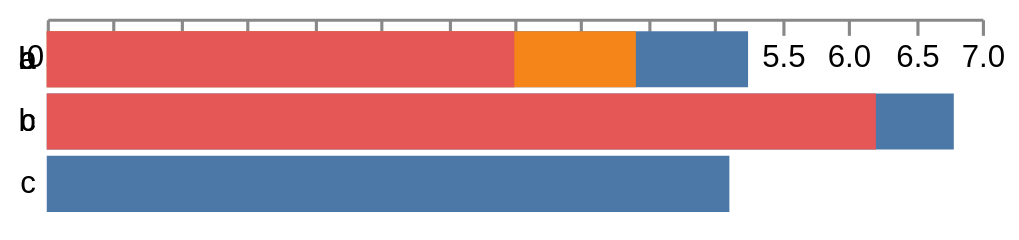

Describe this chart as a Vega-Lite specification.
### Vega specification from a JSON file in a GitHub repository (floating-point values rounded to 4 significant figures)
{"$schema": "https://vega.github.io/schema/vega/v5.json", "description": "A nested bar chart example, with bars grouped by category.", "width": 300, "padding": 5, "autosize": "pad", "signals": [{"name": "rangeStep", "value": 20, "bind": {"input": "range", "min": 5, "max": 50, "step": 1}}, {"name": "innerPadding", "value": 0.1, "bind": {"input": "range", "min": 0, "max": 0.7, "step": 0.01}}, {"name": "outerPadding", "value": 0.2, "bind": {"input": "range", "min": 0, "max": 0.4, "step": 0.01}}, {"name": "height", "update": "trellisExtent[1]"}], "data": [{"name": "tuples", "values": [{"a": 0, "b": "a", "c": 6.3}, {"a": 0, "b": "a", "c": 4.2}, {"a": 0, "b": "b", "c": 6.8}, {"a": 0, "b": "c", "c": 5.1}, {"a": 1, "b": "b", "c": 4.4}, {"a": 2, "b": "b", "c": 3.5}, {"a": 2, "b": "c", "c": 6.2}], "transform": [{"type": "aggregate", "groupby": ["a", "b"], "fields": ["c"], "ops": ["average"], "as": ["c"]}]}, {"name": "trellis", "source": "tuples", "transform": [{"type": "aggregate", "groupby": ["a"]}, {"type": "formula", "as": "span", "expr": "rangeStep * bandspace(datum.Count, innerPadding, outerPadding)"}, {"type": "stack", "field": "span"}, {"type": "extent", "field": "y1", "signal": "trellisExtent"}]}], "scales": [{"name": "xscale", "domain": {"data": "tuples", "field": "c"}, "nice": true, "zero": true, "round": true, "range": "width"}, {"name": "color", "type": "ordinal", "range": "category", "domain": {"data": "trellis", "field": "a"}}], "axes": [{"orient": "bottom", "scale": "xscale", "domain": true}], "marks": [{"type": "group", "from": {"data": "trellis", "facet": {"name": "faceted_tuples", "data": "tuples", "groupby": "a"}}, "encode": {"enter": {"x": {"value": 0}, "width": {"signal": "width"}}, "update": {"y": {"field": "y0"}, "y2": {"field": "y1"}}}, "scales": [{"name": "yscale", "type": "band", "paddingInner": {"signal": "innerPadding"}, "paddingOuter": {"signal": "outerPadding"}, "round": true, "domain": {"data": "faceted_tuples", "field": "b"}, "range": {"step": {"signal": "rangeStep"}}}], "axes": [{"orient": "left", "scale": "yscale", "ticks": false, "domain": false, "labelPadding": 4}], "marks": [{"type": "rect", "from": {"data": "faceted_tuples"}, "encode": {"enter": {"x": {"value": 0}, "x2": {"scale": "xscale", "field": "c"}, "fill": {"scale": "color", "field": "a"}, "strokeWidth": {"value": 2}}, "update": {"y": {"scale": "yscale", "field": "b"}, "height": {"scale": "yscale", "band": 1}, "stroke": {"value": null}, "zindex": {"value": 0}}, "hover": {"stroke": {"value": "firebrick"}, "zindex": {"value": 1}}}}]}]}
